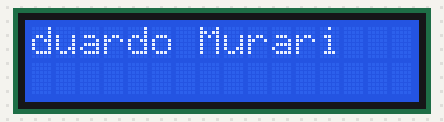
A sketch run on a simulated Arduino Uno, built with avr-gcc and run on an emulated ATmega328P. On the bench: 16×2 character LCD.

Above: at 0.1 s.
At 1.6 s:
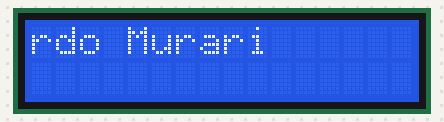
At 3.1 s:
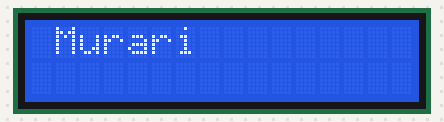
At 6.6 s:
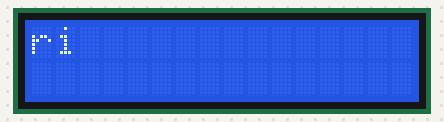
At 10.1 s:
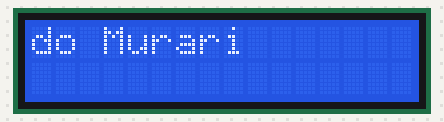
At 13.6 s:
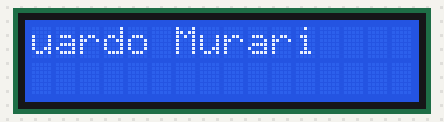

The sketch:

display16x2-180926.ino
```cpp
#include <LiquidCrystal.h>


//#define colunas 16
//#define linhas 2

const int RS=12, EN=11, D4=5, D5=4, D6=3, D7=2;

LiquidCrystal lcd(RS, EN, D4, D5, D6, D7);

void setup() {

  lcd.begin(16, 2);    // inicializa o display com o tamanho de 16x2
  lcd.clear();                 // limpa o texto do display
  lcd.setCursor(0, 0);        // Posiciona o cursor na coluna 0 e na linha 0
  lcd.print("Eduardo Murari ");
  //lcd.print("Bem-Vindo");
}

void loop() {

  for (int positionCounter = 0; positionCounter < 13; positionCounter++) {
    // scroll one position left:
    lcd.scrollDisplayLeft();
    // wait a bit:
    delay(500);
  }

  for (int positionCounter = 0; positionCounter < 13; positionCounter++) {
    // scroll one position left:
    lcd.scrollDisplayRight();
    // wait a bit:
    delay(500);
  }

}
```

Measured:
- by itself, everything shown: repeats every 13.0 s, in 26 steps
- what the display in image 1 shows lasts 0.5 s, from 1.6 s to 2.1 s
